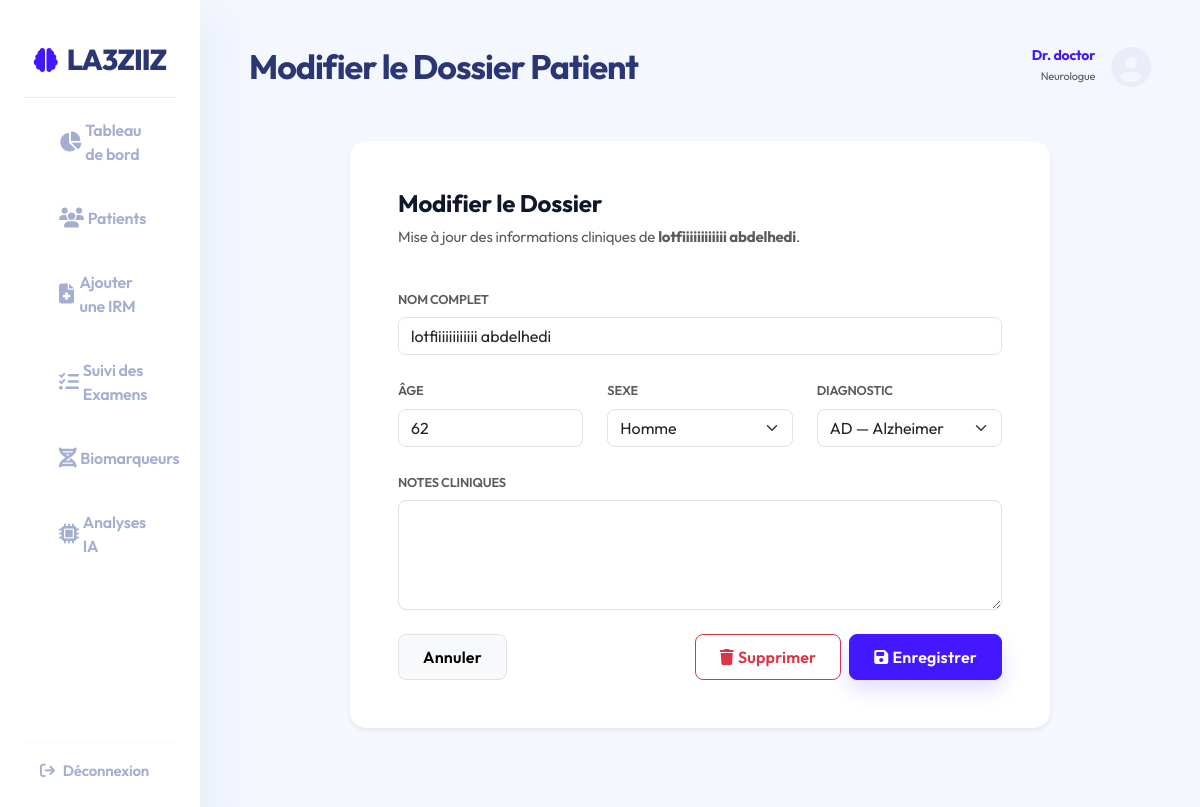
Page /patients/20/edit/ (signed in) on the committed database.
### patients/models.py (models this page shows, shortened)
class Patient(models.Model):
    DIAGNOSIS_CHOICES = [
        ('CN', 'Cognitively Normal'),
        ('MCI', 'Mild Cognitive Impairment'),
        ('AD', 'Alzheimer\'s Disease'),
    ]
    GENDER_CHOICES = [
        ('M', 'Male'),
        ('F', 'Female'),
        ('O', 'Other'),
    ]
    id = models.AutoField(primary_key=True)
    name = models.CharField(max_length=200)
    age = models.IntegerField()
    gender = models.CharField(max_length=1, choices=GENDER_CHOICES)
    diagnosis = models.CharField(max_length=3, choices=DIAGNOSIS_CHOICES, default='CN')
    clinical_notes = models.TextField(blank=True, null=True)
    created_at = models.DateTimeField(auto_now_add=True)

### patients/views.py (the view, shortened to what this page needs)
# urls.py: path('<int:pk>/edit/', views.patient_edit, name='edit'),
@login_required
def patient_edit(request, pk):
    patient = get_object_or_404(Patient, pk=pk)
    return render(request, 'patients/edit.html', {'patient': patient})

### templates/patients/edit.html (shortened to what this page needs)
{% extends 'base.html' %}
{% block page_title %}Modifier le Dossier Patient{% endblock %}
{% block content %}
<div class="card p-5 mx-auto shadow-sm" style="max-width: 700px; border-radius: 16px;">
    <div class="mb-4">
        <h4 class="fw-bold" style="color: #0f172a;">Modifier le Dossier</h4>
        <p class="text-muted">Mise à jour des informations cliniques de <strong>{{ patient.name }}</strong>.</p>
    </div>
    <form method="post">
        <div class="mb-4">
            <label class="form-label fw-semibold text-muted" style="font-size: 0.8rem; text-transform: uppercase;">Nom Complet</label>
            <input type="text" name="name" value="{{ patient.name }}" class="form-control" style="border-radius: 8px;" required>
        </div>
        <div class="row">
            <div class="col-md-4 mb-4">
                <label class="form-label fw-semibold text-muted" style="font-size: 0.8rem; text-transform: uppercase;">Âge</label>
                <input type="number" name="age" value="{{ patient.age }}" class="form-control" style="border-radius: 8px;" required>
            </div>
            <div class="col-md-4 mb-4">
                <label class="form-label fw-semibold text-muted" style="font-size: 0.8rem; text-transform: uppercase;">Sexe</label>
                <select name="gender" class="form-select" style="border-radius: 8px;">
                    <option value="M" {% if patient.gender == 'M' %}selected{% endif %}>Homme</option>
                </select>
            </div>
            <div class="col-md-4 mb-4">
                <label class="form-label fw-semibold text-muted" style="font-size: 0.8rem; text-transform: uppercase;">Diagnostic</label>
                <select name="diagnosis" class="form-select" style="border-radius: 8px;">
                    <option value="AD" {% if patient.diagnosis == 'AD' %}selected{% endif %}>AD — Alzheimer</option>
                </select>
            </div>
        </div>
        <div class="mb-4">
            <label class="form-label fw-semibold text-muted" style="font-size: 0.8rem; text-transform: uppercase;">Notes Cliniques</label>
            <textarea name="clinical_notes" class="form-control" rows="4" style="border-radius: 8px;">{{ patient.clinical_notes }}</textarea>
        </div>
        <div class="d-flex justify-content-between align-items-center">
            <a href="{% url 'patients:detail' patient.pk %}" class="btn btn-light border" style="border-radius: 8px;">Annuler</a>
            <div class="d-flex gap-2">
                <a href="{% url 'patients:delete' patient.pk %}" class="btn btn-outline-danger" style="border-radius: 8px;">
                    <i class="fa-solid fa-trash me-1"></i>Supprimer
                </a>
                <button type="submit" class="btn btn-primary px-4" style="border-radius: 8px; font-weight: 600;">
                    <i class="fa-solid fa-save me-1"></i>Enregistrer
                </button>
            </div>
        </div>
    </form>
</div>
{% endblock %}

### templates/base.html (shortened to what this page needs)
{% load static %}
<!DOCTYPE html>
<html lang="en">
<head>
    <link href="https://cdn.jsdelivr.net/npm/bootstrap@5.3.0/dist/css/bootstrap.min.css" rel="stylesheet">
    <link rel="stylesheet" href="https://cdnjs.cloudflare.com/ajax/libs/font-awesome/6.4.0/css/all.min.css">
    <link rel="stylesheet" href="{% static 'css/styles.css' %}">
</head>
<body>
{% if user.is_authenticated %}
<div class="container-fluid">
    <div class="row flex-nowrap">
        <div class="col-auto col-md-3 col-xl-2 px-sm-2 px-0 sidebar">
            <div class="d-flex flex-column align-items-center align-items-sm-start px-3 pt-2 min-vh-100 w-100">
                <a href="/" class="d-flex align-items-center pb-3 mb-md-0 me-md-auto text-decoration-none sidebar-brand w-100 justify-content-center">
                    <i class="fa-solid fa-brain"></i> <span class="d-none d-sm-inline">La3ziiz</span>
                </a>
                <ul class="nav nav-pills flex-column mb-sm-auto mb-0 align-items-center align-items-sm-start w-100" id="menu">
                    <li class="nav-item w-100">
                        <a href="{% url 'dashboard:index' %}" class="nav-link align-middle">
                            <i class="fa-solid fa-chart-pie"></i> <span class="ms-1 d-none d-sm-inline">Tableau de bord</span>
                        </a>
                    </li>
                    <li class="nav-item w-100">
                        <a href="{% url 'patients:list' %}" class="nav-link align-middle">
                            <i class="fa-solid fa-users"></i> <span class="ms-1 d-none d-sm-inline">Patients</span>
                        </a>
                    </li>
                    <li class="nav-item w-100">
                        <a href="{% url 'visits:upload' %}" class="nav-link align-middle">
                            <i class="fa-solid fa-file-medical"></i> <span class="ms-1 d-none d-sm-inline">Ajouter une IRM</span>
                        </a>
                    </li>
                    <li class="nav-item w-100">
                        <a href="{% url 'visits:list' %}" class="nav-link align-middle">
                            <i class="fa-solid fa-list-check"></i> <span class="ms-1 d-none d-sm-inline">Suivi des Examens</span>
                        </a>
                    </li>
                    <li class="nav-item w-100">
                        <a href="{% url 'biomarkers:list' %}" class="nav-link align-middle">
                            <i class="fa-solid fa-dna"></i> <span class="ms-1 d-none d-sm-inline">Biomarqueurs</span>
                        </a>
                    </li>
                    <li class="nav-item w-100">
                        <a href="{% url 'analytics:dashboard' %}" class="nav-link align-middle">
                            <i class="fa-solid fa-microchip"></i> <span class="ms-1 d-none d-sm-inline">Analyses IA</span>
                        </a>
                    </li>
                </ul>
                <hr style="border-color: #E9EDF7; width: 100%;">
                <div class="dropdown pb-4 mb-4 w-100 text-center text-sm-start px-3">
                    <a href="{% url 'accounts:logout' %}" class="d-flex align-items-center text-decoration-none" style="color: var(--text-secondary); font-weight: 600;">
                        <i class="fa-solid fa-arrow-right-from-bracket me-2"></i> <span class="d-none d-sm-inline">Déconnexion</span>
                    </a>
                </div>
            </div>
        </div>
        <div class="col py-3 px-4">
            <nav class="navbar navbar-expand-lg top-navbar mb-4">
                <div class="container-fluid px-0">
                    <span class="navbar-brand">{% block page_title %}Vue d'ensemble{% endblock %}</span>
                    <div class="d-flex align-items-center">
                        <div class="text-end me-3">
                            <h6 class="mb-0 text-primary" style="font-weight: 700; font-size: 14px;">Dr. {{ user.username }}</h6>
                            <small class="text-muted" style="font-size: 11px;">Neurologue</small>
                        </div>
                        <i class="fa-solid fa-circle-user fs-1" style="color: #E9EDF7;"></i>
                    </div>
                </div>
            </nav>
            <div class="">
                {% block content %}{% endblock %}
            </div>
        </div>
    </div>
</div>
{% else %}
    {% block auth_content %}{% endblock %}
{% endif %}
</body>
</html>

### static/css/styles.css (style rules this page uses)
:root { --brand-primary: #4318FF; --brand-secondary: #39B8FF; --bg-main: #F4F7FE; --white: #FFFFFF; --text-primary: #2B3674; --text-secondary: #A3AED0; --success: #05CD99; --warning: #FFCE20; --danger: #EE5D50; --shadow-soft: 0px 18px 40px rgba(112, 144, 176, 0.12); --shadow-hover: 0px 20px 45px rgba(112, 144, 176, 0.20); --border-radius-card: 20px; --border-radius-btn: 12px; }
body { background-color: var(--bg-main); font-family: 'Outfit', sans-serif; color: var(--text-secondary); font-size: 15px; letter-spacing: -0.2px; }
h1, h2, h3, h4, h5, h6, .text-heading { color: var(--text-primary); font-weight: 700; }
.sidebar { background-color: var(--white); box-shadow: 14px 17px 40px 4px rgba(112, 144, 176, 0.08); z-index: 1000; position: relative; border-right: none; padding-top: 30px !important; }
.sidebar-brand { color: var(--text-primary) !important; font-weight: 800; font-size: 1.8rem; letter-spacing: -1px; padding-bottom: 30px; border-bottom: 1px solid #E9EDF7; margin-bottom: 20px; text-transform: uppercase; display: flex; align-items: center; justify-content: center; gap: 10px; }
.sidebar-brand i { color: var(--brand-primary); font-size: 24px; }
.sidebar .nav-link { color: var(--text-secondary); font-weight: 600; font-size: 16px; border-radius: var(--border-radius-btn); margin: 8px 15px; padding: 12px 20px; transition: all 0.3s ease; display: flex; align-items: center; }
.sidebar .nav-link i { width: 30px; font-size: 20px; color: var(--text-secondary); transition: color 0.3s ease; }
.top-navbar { background-color: transparent !important; box-shadow: none !important; padding: 20px 25px; margin-bottom: 10px; }
.navbar-brand { font-weight: 700; font-size: 34px; color: var(--text-primary); letter-spacing: -1px; }
.card { background: var(--white); border: none; border-radius: var(--border-radius-card); box-shadow: var(--shadow-soft); transition: transform 0.3s ease, box-shadow 0.3s ease; padding: 24px; }
.btn { border-radius: var(--border-radius-btn); font-weight: 600; padding: 10px 24px; letter-spacing: 0.2px; transition: all 0.3s; }
.btn-primary { background-color: var(--brand-primary); border-color: var(--brand-primary); box-shadow: 0px 10px 20px rgba(67, 24, 255, 0.15); }
.text-primary { color: var(--brand-primary) !important; }

### rows in the picture
Patient: name "lotfiiiiiiiiiiii abdelhedi", age "62", gender "Homme", diagnosis "AD — Alzheimer"

### other values in the picture
{{ user.username }} "doctor"
